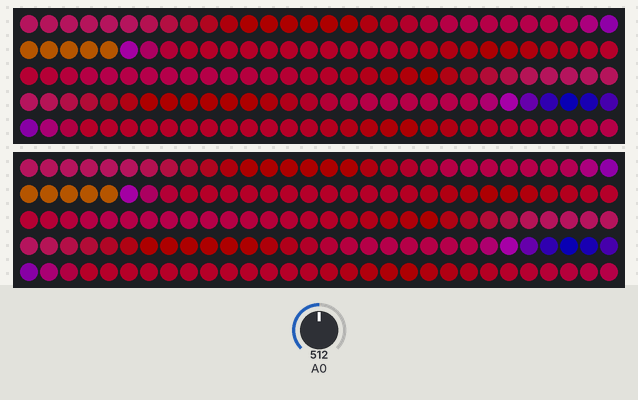
Recording of a sketch running on a simulated Arduino Uno, built with avr-gcc and run on an emulated ATmega328P. On the bench: 2 × 150 RGB LEDs in strip order, left to right, continuing on the next row. The test bench sets the inputs (shaded band); at power-on: A0 = 512. Dim RGB values are drawn brighter than linear.

Above: at 4.2 s.

The sketch:

testingcodeCOMPILED.ino
```cpp
#include <FastLED.h>
#include <Arduino.h>

#define LED_PIN     5
#define LED_PIN2    4
#define NUM_LEDS    150
#define NUM_LEDS2   150
#define BRIGHTNESS  64
#define LED_TYPE    WS2811
#define COLOR_ORDER GRB

int pulsesIndexes[5];
int pulseWidth = 5;
boolean sensorEngaged;
CRGB leds[NUM_LEDS];
CRGB leds2[NUM_LEDS2];


#define UPDATES_PER_SECOND 100

CRGBPalette16 currentPalette;
TBlendType    currentBlending;
static uint8_t startIndex;


void FillLEDsFromPaletteColors( uint8_t colorIndex)
{
    uint8_t brightness = 255;

    for( int i = 0; i < NUM_LEDS; i++) {
        leds[i] = ColorFromPalette( currentPalette, colorIndex, brightness, currentBlending);
        leds2[i] = leds[i];
        colorIndex += 3;
    }
    //for( int i = 0; i < NUM_LEDS2; i++) {
    //    leds2[i] = ColorFromPalette( currentPalette, colorIndex, brightness, currentBlending);
    //    colorIndex += 3;
    //}
}


void SendLightPulse(int pulseStartPos, int width){
     CRGB prev[pulseWidth], prev2[pulseWidth];

     unsigned long startWait = millis();
     while (millis()-startWait<100){
     for(int dot = pulseStartPos; dot < NUM_LEDS; dot++) {
      for(int c = 0; c < pulseWidth; c++) {
            prev[c] = leds[dot+c];
            prev2[c] = leds2[dot+c];
            leds[dot+c] = CRGB(255, 120, 0);
            leds2[dot+c] = leds[dot+c];
            //FastLED.show();
            // clear this led for the next time around the loop
            //delay(30);
        }
       FastLED.show(); //Necessay here??
       for(int c = 0; c < pulseWidth; c++) {
            leds[dot+c] = prev[c];
            //Serial.print(leds[dot+c]);
            leds2[dot+c] = leds[dot+c];
       }
       delay(20);
     }
    }
}


void setup() {
    delay( 3000 ); // power-up safety delay
    FastLED.addLeds<LED_TYPE, LED_PIN, COLOR_ORDER>(leds, NUM_LEDS).setCorrection( TypicalLEDStrip );
    FastLED.addLeds<LED_TYPE, LED_PIN2, COLOR_ORDER>(leds2, NUM_LEDS2).setCorrection( TypicalLEDStrip );
    FastLED.setBrightness(  BRIGHTNESS );

    CRGB yellow = CRGB(255, 0, 103);
    CRGB white = CRGB(255, 30, 130);
    CRGB red = CRGB(200, 0, 2);
    CRGB orange = CRGB(255, 0, 60);
    CRGB green = CRGB(0, 0, 255);
    CRGB purple = CRGB(255, 255, 0);

    currentPalette = CRGBPalette16(white, white, red, red, yellow, yellow, green, orange, orange, orange, red, orange, yellow, yellow, orange, red);
    currentBlending = LINEARBLEND;

    startIndex = 0;
    pinMode(A0, INPUT);
    Serial.begin(9600);
}

void loop()
{
   for (int i = 0; i < 5; i++){
        int arrayelement = pulsesIndexes[i];
        int prevpulseIndex;
        int positioninPulseArray;
        boolean emptyarray = true;
        if (arrayelement != NULL){
          emptyarray = false;
          arrayelement = prevpulseIndex;
          positioninPulseArray = i;
        }
    int x = analogRead(A0);
    FillLEDsFromPaletteColors(startIndex);
    //check if sensor is engaged
    if (x > 400){
      sensorEngaged = true;
    }
    else{
      sensorEngaged = false;
      }
      //first condition = sensor
    if (sensorEngaged == false){
      //just run through palette
      FillLEDsFromPaletteColors(startIndex);
      FastLED.show(); //Necessary here?
      FastLED.delay(1000 / UPDATES_PER_SECOND);
      }
      else{
      //empty pulse array condition
       boolean emptyarray;
      }
       if (emptyarray == true){
        SendLightPulse(0, pulseWidth);
        pulsesIndexes[0] = 0;
        }
      //already a pulse inside condition
      else{

        //check overlap condition
        if (prevpulseIndex > pulseWidth){
          if (positioninPulseArray < 5){
            SendLightPulse (0, pulseWidth);
            pulsesIndexes[positioninPulseArray + 1] = 0;
          }

          if (positioninPulseArray == 5){
             //overwrite prev pulse
             SendLightPulse (0, pulseWidth);
             pulsesIndexes[0] = 0;
          }
        }

      for (int i=0; i<1; i++){
        int indexValue;
        pulsesIndexes[i] = indexValue;
        pulsesIndexes[i] = indexValue + 1;
      }
      startIndex = startIndex +1;
      FastLED.show();
    }
   }
}
```
